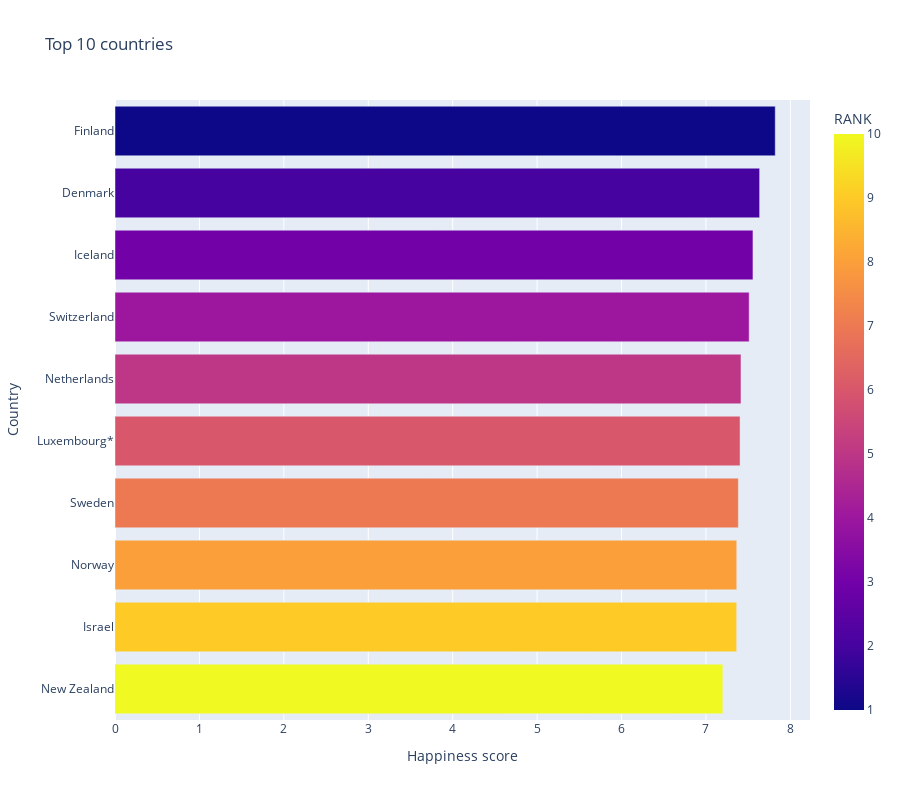

The cell this chart's notebook holds for it:
### Markdown cell above
## Top 10 Countries

### Code cell
top= df.sort_values('Happiness score', ascending=False)[:10].sort_values('Happiness score')
fig= px.bar(top, x='Happiness score', y='Country',color='RANK', height=800, title='Top 10 countries')
fig.show()

### Figure 1 — Plotly figure (JSON) as saved in the notebook; plotly's stock layout.template omitted (floating-point values rounded to 4 significant figures)
{"data": [{"alignmentgroup": "True", "hovertemplate": "Happiness score=%{x}<br>Country=%{y}<br>RANK=%{marker.color}<extra></extra>", "legendgroup": "", "marker": {"color": [10, 9, 8, 7, 6, 5, 4, 3, 2, 1], "coloraxis": "coloraxis", "pattern": {"shape": ""}}, "name": "", "offsetgroup": "", "orientation": "h", "showlegend": false, "textposition": "auto", "type": "bar", "x": [7.2, 7.364, 7.365, 7.384, 7.404, 7.415, 7.512, 7.557, 7.636, 7.821], "xaxis": "x", "y": ["New Zealand", "Israel", "Norway", "Sweden", "Luxembourg*", "Netherlands", "Switzerland", "Iceland", "Denmark", "Finland"], "yaxis": "y"}], "layout": {"barmode": "relative", "coloraxis": {"colorbar": {"title": {"text": "RANK"}}, "colorscale": [[0, "#0d0887"], [0.1111, "#46039f"], [0.2222, "#7201a8"], [0.3333, "#9c179e"], [0.4444, "#bd3786"], [0.5556, "#d8576b"], [0.6667, "#ed7953"], [0.7778, "#fb9f3a"], [0.8889, "#fdca26"], [1, "#f0f921"]]}, "height": 800, "legend": {"tracegroupgap": 0}, "title": {"text": "Top 10 countries"}, "xaxis": {"anchor": "y", "domain": [0, 1], "title": {"text": "Happiness score"}}, "yaxis": {"anchor": "x", "domain": [0, 1], "title": {"text": "Country"}}}}
